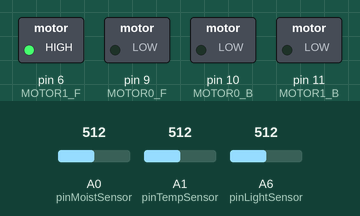
Recording of a sketch running on a simulated Arduino Nano, built with avr-gcc and run on an emulated ATmega328P. On the bench: switched loads named in the sketch (green lamp = pin HIGH). The test bench sets the inputs (shaded band); at power-on: A6 (pinLightSensor) = 512, A0 (pinMoistSensor) = 512, A1 (pinTempSensor) = 512. What the sketch prints to the serial monitor is not drawn.

Above: at 1.8 s.
1.9 s: A6 (pinLightSensor) set to 0
Timing chart, 0 to 4.9 s (numbered marks = the images above; inputs shaded):
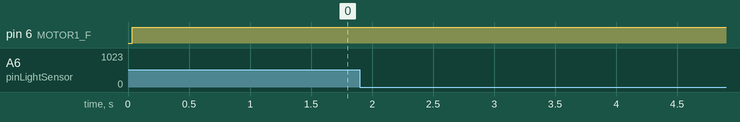

Measured:
- after the input at 1.9 s, every drawn part: stays the same

The sketch:

wpump.ino
```cpp
/* Grove - Sensor
*
* signal wire to A0.
* signal wire to A6.
*/

#include <math.h>

const int B = 4275;            // B value of the thermistor
const long R0 = 100000;        // 100k
const int pinTempSensor = A1;  // Grove - Temperature Sensor connect to A1

const int pinLightSensor = A6;  // Grove - Light Sensor connect to A6
float Rsensor; //Resistance of sensor in K

const int pinMoistSensor = A0;  // Grove - Moisture Sensor connect to A0
int MoistureValue = 0;

// MOTOR
const int MOTOR0_F = 9;
const int MOTOR0_B = 10;
const int MOTOR1_F = 6;
const int MOTOR1_B = 11;

void setup()
{
  Serial.begin(9600);

  // declare pin 9,10,6,11 to be an output:
  pinMode(MOTOR0_F, OUTPUT);
  pinMode(MOTOR0_B, OUTPUT);
  pinMode(MOTOR1_F, OUTPUT);
  pinMode(MOTOR1_B, OUTPUT);

  analogWrite(MOTOR0_F, 0);
  analogWrite(MOTOR0_B, 0);
  analogWrite(MOTOR1_F, 0);
  analogWrite(MOTOR1_B, 0);
}

void loop()
{
//////////////////////////// TEMPERATUR SENSOR /////////////////////////////////////
  int a = analogRead(pinTempSensor);

  float R = 1023.0 / ((float)a) - 1.0;
  R = 100000.0 * R;

  //convert to temperature via datasheet ;
  float temperature = 1.0 / (log(R / 100000.0) / B + 1 / 298.15) - 273.15;

//////////////////////////// LIGHT SENSOR /////////////////////////////////////
  int sensorValue = analogRead(pinLightSensor);
  Rsensor=(float)(1023 - sensorValue) * 10 / sensorValue;

//////////////////////////// MOISTURE SENSOR /////////////////////////////////////
  MoistureValue = analogRead(pinMoistSensor);

  Serial.print("temperature = ");
  Serial.println(temperature);

  Serial.print("Light analog val = ");
  Serial.println(sensorValue);
  Serial.print("Light resistance ival = ");
  Serial.println(Rsensor, DEC);//show the light intensity on the serial monitor;

  Serial.print("Moisture = " );
  Serial.println(MoistureValue);

  analogWrite(MOTOR1_F, 255);

  delay(1000);
}
```
